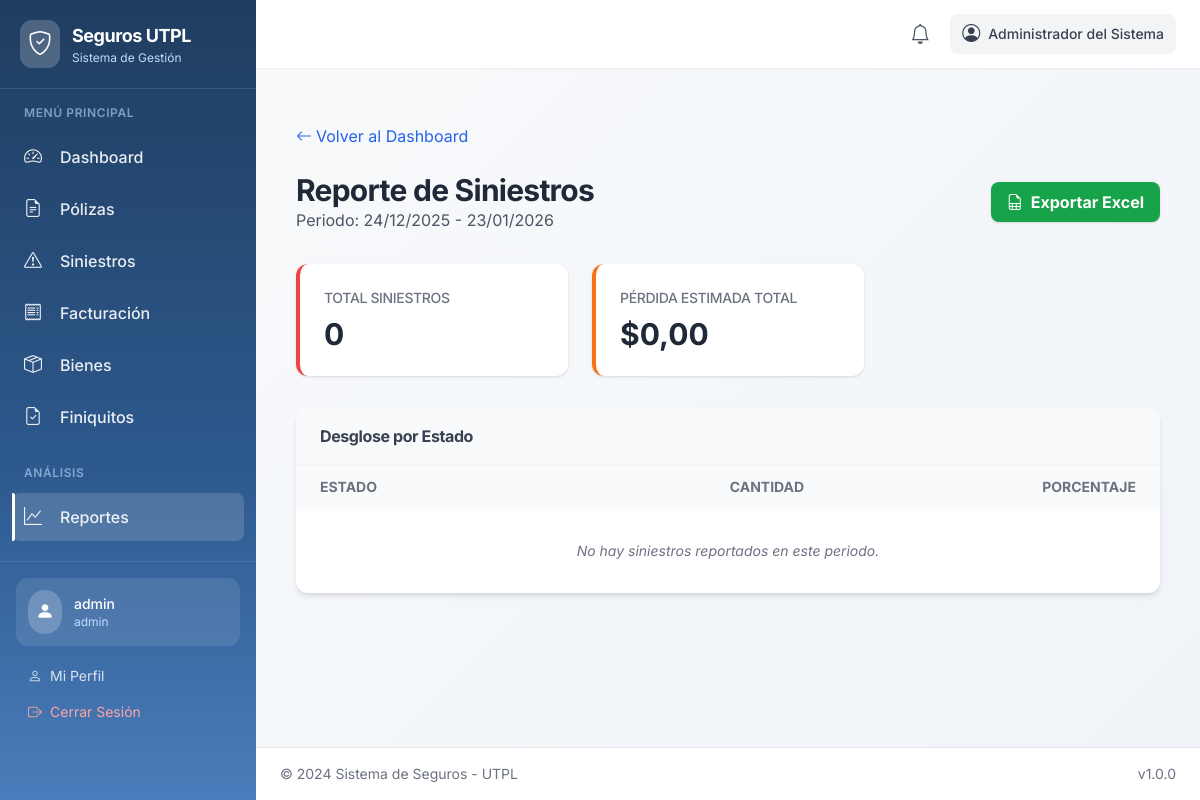
The page /reports/claims/ (signed in) on the database its author committed.
### accounts/models.py (models this page shows, shortened)
class UserProfile(AbstractUser):
    ROLE_CHOICES = [
        ('admin', _('Administrador')),
        ('insurance_manager', _('Gerente de Seguros')),
        ('requester', _('Custodio de Bienes')),
    ]
    full_name = models.CharField(
        _('Nombre completo'),
        max_length=255,
        blank=True
    )
    role = models.CharField(
        _('Rol'),
        max_length=20,
        choices=ROLE_CHOICES,
        default='requester'
    )
    department = models.CharField(
        _('Departamento'),
        max_length=100,
        blank=True
    )
    phone = models.CharField(
        _('Teléfono'),
        max_length=20,
        blank=True
    )
    created_at = models.DateTimeField(_('Fecha de creación'), auto_now_add=True)
    updated_at = models.DateTimeField(_('Fecha de actualización'), auto_now=True)
    class Meta:
        verbose_name = _('Perfil de Usuario')
        verbose_name_plural = _('Perfiles de Usuario')
        ordering = ['-created_at']
    def get_full_name(self):
        if self.full_name:
            return self.full_name
        return super().get_full_name() or self.username
    def get_role_permissions(self):
        permissions_map = {
            'admin': [
                'users_read', 'users_write', 'users_create', 'users_update', 'users_delete', 'users_manage',
                'policies_read', 'policies_write', 'policies_create', 'policies_update', 'policies_delete', 'policies_manage',
                'claims_read', 'claims_write', 'claims_update', 'claims_delete', 'claims_manage',
                'invoices_read', 'invoices_write', 'invoices_create', 'invoices_update', 'invoices_delete', 'invoices_manage',
                'assets_read', 'assets_write', 'assets_create', 'assets_update', 'assets_delete', 'assets_manage',
                'reports_read', 'reports_write', 'reports_create', 'reports_update', 'reports_delete', 'reports_manage',
                'insurance_companies_read', 'insurance_companies_write', 'insurance_companies_create', 'insurance_companies_update', 'insurance_companies_delete', 'insurance_companies_manage',
                'brokers_read', 'brokers_write', 'brokers_create', 'brokers_update', 'brokers_delete', 'brokers_manage',
                'settings_read', 'settings_write', 'settings_create', 'settings_update', 'settings_delete', 'settings_manage',
                'alerts_read', 'alerts_create', 'alerts_write', 'alerts_execute', 'alerts_delete'
            ],
            'insurance_manager': [
                'users_read',
                'policies_read', 'policies_write', 'policies_create', 'policies_update', 'policies_delete',
                'claims_read', 'claims_write', 'claims_update', 'claims_manage',
                'invoices_read', 'invoices_write', 'invoices_create', 'invoices_update',
                'assets_read',
                'reports_read',
                'insurance_companies_read', 'insurance_companies_write', 'insurance_companies_create', 'insurance_companies_update',
                'brokers_read', 'brokers_write', 'brokers_create', 'brokers_update'
            ],
            'requester': [
                'claims_read', 'claims_write', 'claims_create',
                'assets_read'  # Only their own assets
            ]
        }
        return permissions_map.get(self.role, [])

### reports/views.py (the view)
# urls.py: path('claims/', views.claims_report, name='claims_report'),
@login_required
def claims_report(request):
    end_date = timezone.now().date()
    start_date = end_date - timedelta(days=30)
    claims = Claim.objects.filter(created_at__date__gte=start_date, created_at__date__lte=end_date)
    total_claims = claims.count()
    status_stats = claims.values('status').annotate(count=Count('id'))
    total_estimated_loss = claims.aggregate(total=Sum('estimated_loss'))['total'] or 0
    context = {
        'total_claims': total_claims,
        'status_stats': status_stats,
        'total_estimated_loss': total_estimated_loss,
        'start_date': start_date,
        'end_date': end_date,
    }
    return render(request, 'reports/claims_report.html', context)

### templates/reports/claims_report.html
{% extends 'base.html' %}
{% load i18n %}
{% block content %}
<div class="container mx-auto px-4 py-8">
    <div class="mb-6">
        <a href="{% url 'accounts:dashboard' %}" class="text-blue-600 hover:underline flex items-center">
            <i class="bi bi-arrow-left mr-1"></i> {% trans "Volver al Dashboard" %}
        </a>
    </div>
    <div class="flex justify-between items-center mb-8">
        <div>
            <h1 class="text-3xl font-bold text-gray-800">{% trans "Reporte de Siniestros" %}</h1>
            <p class="text-gray-600">Periodo: {{ start_date|date:"d/m/Y" }} - {{ end_date|date:"d/m/Y" }}</p>
        </div>
        <div>
            <a href="{% url 'reports:export_claims_report' %}"
                class="bg-green-600 hover:bg-green-700 text-white font-bold py-2 px-4 rounded-lg shadow transition flex items-center">
                <i class="bi bi-file-earmark-spreadsheet mr-2"></i> {% trans "Exportar Excel" %}
            </a>
        </div>
    </div>
    <div class="grid grid-cols-1 md:grid-cols-2 lg:grid-cols-3 gap-6 mb-8">
        <div class="bg-white rounded-xl shadow p-6 border-l-4 border-red-500">
            <h3 class="text-gray-500 text-sm font-medium uppercase">Total Siniestros</h3>
            <div class="mt-2 text-3xl font-bold text-gray-800">{{ total_claims }}</div>
        </div>
        <div class="bg-white rounded-xl shadow p-6 border-l-4 border-orange-500">
            <h3 class="text-gray-500 text-sm font-medium uppercase">Pérdida Estimada Total</h3>
            <div class="mt-2 text-3xl font-bold text-gray-800">${{ total_estimated_loss|floatformat:2 }}</div>
        </div>
    </div>
    <div class="bg-white rounded-xl shadow-md overflow-hidden">
        <div class="px-6 py-4 border-b border-gray-100 bg-gray-50">
            <h3 class="font-bold text-gray-700">Desglose por Estado</h3>
        </div>
        <div class="overflow-x-auto">
            <table class="w-full text-left text-sm text-gray-600">
                <thead class="bg-gray-50 text-gray-500 uppercase font-medium">
                    <tr>
                        <th class="px-6 py-3">Estado</th>
                        <th class="px-6 py-3 text-right">Cantidad</th>
                        <th class="px-6 py-3 text-right">Porcentaje</th>
                    </tr>
                </thead>
                <tbody class="divide-y divide-gray-100">
                    {% for status in status_stats %}
                    <tr class="hover:bg-gray-50">
                        <td class="px-6 py-4 font-medium text-gray-800">
                            {{ status.status|title }}
                        </td>
                        <td class="px-6 py-4 text-right">{{ status.count }}</td>
                        <td class="px-6 py-4 text-right">
                            {% widthratio status.count total_claims 100 %}%
                        </td>
                    </tr>
                    {% empty %}
                    <tr>
                        <td colspan="3" class="px-6 py-8 text-center text-gray-500 italic">No hay siniestros reportados
                            en este periodo.</td>
                    </tr>
                    {% endfor %}
                </tbody>
            </table>
        </div>
    </div>
</div>
{% endblock %}

### templates/base.html (shortened to what this page needs)
{% load static %}
<!DOCTYPE html>
<html lang="es">
<head>
    <script src="https://cdn.tailwindcss.com"></script>
    <link href="https://cdn.jsdelivr.net/npm/bootstrap-icons@1.10.0/font/bootstrap-icons.css" rel="stylesheet">
    <link href="{% static 'css/style.css' %}" rel="stylesheet">
</head>
<body class="bg-gray-100 font-sans">
    <div class="flex min-h-screen">
        {% if user.is_authenticated and user_permissions %}
        <aside id="sidebar"
            class="fixed inset-y-0 left-0 z-50 w-64 transform -translate-x-full lg:translate-x-0 transition-transform duration-300"
            style="background: linear-gradient(180deg, #1f3d5f 0%, #2e5a8f 60%, #4a7dbb 100%);">
            <div class="flex items-center space-x-3 p-5 border-b border-white/10">
                <div class="bg-white/20 p-2 rounded-xl">
                    <i class="bi bi-shield-check text-white text-2xl"></i>
                </div>
                <div>
                    <h1 class="text-white font-bold text-lg">Seguros UTPL</h1>
                    <p class="text-blue-200 text-xs">Sistema de Gestión</p>
                </div>
            </div>
            <nav class="sidebar-nav flex-1 overflow-y-auto px-3 py-4">
                <p class="text-blue-200/60 text-xs font-semibold uppercase tracking-wider px-3 mb-3">Menú Principal</p>
                <a href="{% url 'accounts:dashboard' %}"
                    class="nav-link flex items-center space-x-3 text-white/90 hover:text-white px-3 py-2.5 rounded-lg mb-1">
                    <i class="bi bi-speedometer2 text-lg w-6"></i>
                    <span class="font-medium">Dashboard</span>
                </a>
                {% if 'policies_read' in user_permissions %}
                <a href="{% url 'policies:policy_list' %}"
                    class="nav-link flex items-center space-x-3 text-white/90 hover:text-white px-3 py-2.5 rounded-lg mb-1">
                    <i class="bi bi-file-earmark-text text-lg w-6"></i>
                    <span class="font-medium">Pólizas</span>
                </a>
                {% endif %}
                {% if 'claims_read' in user_permissions %}
                <a href="{% url 'claims:claim_list' %}"
                    class="nav-link flex items-center space-x-3 text-white/90 hover:text-white px-3 py-2.5 rounded-lg mb-1">
                    <i class="bi bi-exclamation-triangle text-lg w-6"></i>
                    <span class="font-medium">Siniestros</span>
                </a>
                {% endif %}
                {% if 'invoices_read' in user_permissions %}
                <a href="{% url 'invoices:invoice_list' %}"
                    class="nav-link flex items-center space-x-3 text-white/90 hover:text-white px-3 py-2.5 rounded-lg mb-1">
                    <i class="bi bi-receipt text-lg w-6"></i>
                    <span class="font-medium">Facturación</span>
                </a>
                {% endif %}
                {% if 'assets_read' in user_permissions %}
                <a href="{% url 'assets:asset_list' %}"
                    class="nav-link flex items-center space-x-3 text-white/90 hover:text-white px-3 py-2.5 rounded-lg mb-1">
                    <i class="bi bi-box-seam text-lg w-6"></i>
                    <span class="font-medium">Bienes</span>
                </a>
                {% endif %}
                {% if 'claims_read' in user_permissions %}
                <a href="{% url 'claims:claim_settlements_list' %}"
                    class="nav-link flex items-center space-x-3 text-white/90 hover:text-white px-3 py-2.5 rounded-lg mb-1">
                    <i class="bi bi-file-earmark-check text-lg w-6"></i>
                    <span class="font-medium">Finiquitos</span>
                </a>
                {% endif %}
                {% if 'reports_read' in user_permissions %}
                <p class="text-blue-200/60 text-xs font-semibold uppercase tracking-wider px-3 mt-6 mb-3">Análisis</p>
                <a href="{% url 'reports:report_list' %}"
                    class="nav-link flex items-center space-x-3 text-white/90 hover:text-white px-3 py-2.5 rounded-lg mb-1">
                    <i class="bi bi-graph-up text-lg w-6"></i>
                    <span class="font-medium">Reportes</span>
                </a>
                {% endif %}
            </nav>
            <div class="p-4 border-t border-white/10">
                <div class="bg-white/10 rounded-xl p-3 mb-3">
                    <div class="flex items-center space-x-3">
                        <div class="bg-white/20 p-2 rounded-full">
                            <i class="bi bi-person-fill text-white text-lg"></i>
                        </div>
                        <div class="flex-1 min-w-0">
                            <p class="text-white font-medium text-sm truncate">{{ user.username }}</p>
                            <p class="text-blue-200 text-xs">{{ user.role }}</p>
                        </div>
                    </div>
                </div>
                <a href="{% url 'accounts:profile' %}"
                    class="flex items-center space-x-2 text-white/80 hover:text-white px-3 py-2 rounded-lg hover:bg-white/10 text-sm">
                    <i class="bi bi-person"></i>
                    <span>Mi Perfil</span>
                </a>
                <a href="{% url 'accounts:logout' %}"
                    class="flex items-center space-x-2 text-red-300 hover:text-red-200 px-3 py-2 rounded-lg hover:bg-red-500/20 text-sm">
                    <i class="bi bi-box-arrow-right"></i>
                    <span>Cerrar Sesión</span>
                </a>
            </div>
        </aside>
        {% endif %}
        <div
            class="flex-1 flex flex-col min-h-screen {% if user.is_authenticated and user_permissions %}lg:ml-64{% endif %}">
            {% if user.is_authenticated and user_permissions %}
            <header class="bg-white shadow-sm sticky top-0 z-30">
                <div class="flex items-center justify-between px-4 lg:px-6 py-3">
                    <div class="flex items-center space-x-3 ml-auto">
                        <div class="relative" x-data="{ open: false }">
                            <button @click="open = !open"
                                class="relative p-2 text-gray-600 hover:bg-gray-100 rounded-lg">
                                <i class="bi bi-bell text-xl"></i>
                            </button>
                        </div>
                        <div
                            class="hidden lg:flex items-center space-x-2 text-gray-700 bg-gray-100 px-3 py-1.5 rounded-lg">
                            <i class="bi bi-person-circle text-lg"></i>
                            <span class="text-sm font-medium">{{ user_full_name|default:user.username }}</span>
                        </div>
                    </div>
                </div>
            </header>
            {% endif %}
            <main class="flex-1 {% if user.is_authenticated and user_permissions %}p-4 lg:p-6{% endif %}">
                {% block content %}{% endblock %}
            </main>
            {% if user.is_authenticated and user_permissions %}
            <footer class="bg-white border-t border-gray-200 mt-auto">
                <div
                    class="px-4 lg:px-6 py-4 flex flex-col sm:flex-row justify-between items-center text-sm text-gray-500">
                    <span>&copy; 2024 Sistema de Seguros - UTPL</span>
                    <span class="mt-1 sm:mt-0">v1.0.0</span>
                </div>
            </footer>
            {% endif %}
        </div>
    </div>
</body>
</html>

### rows shown on the page
UserProfile: username "admin", role "admin", full_name+username "Administrador del Sistema"

### other values the page prints
{{ total_claims }} "0"
{{ total_estimated_loss|floatformat:2 }} "0,00"
